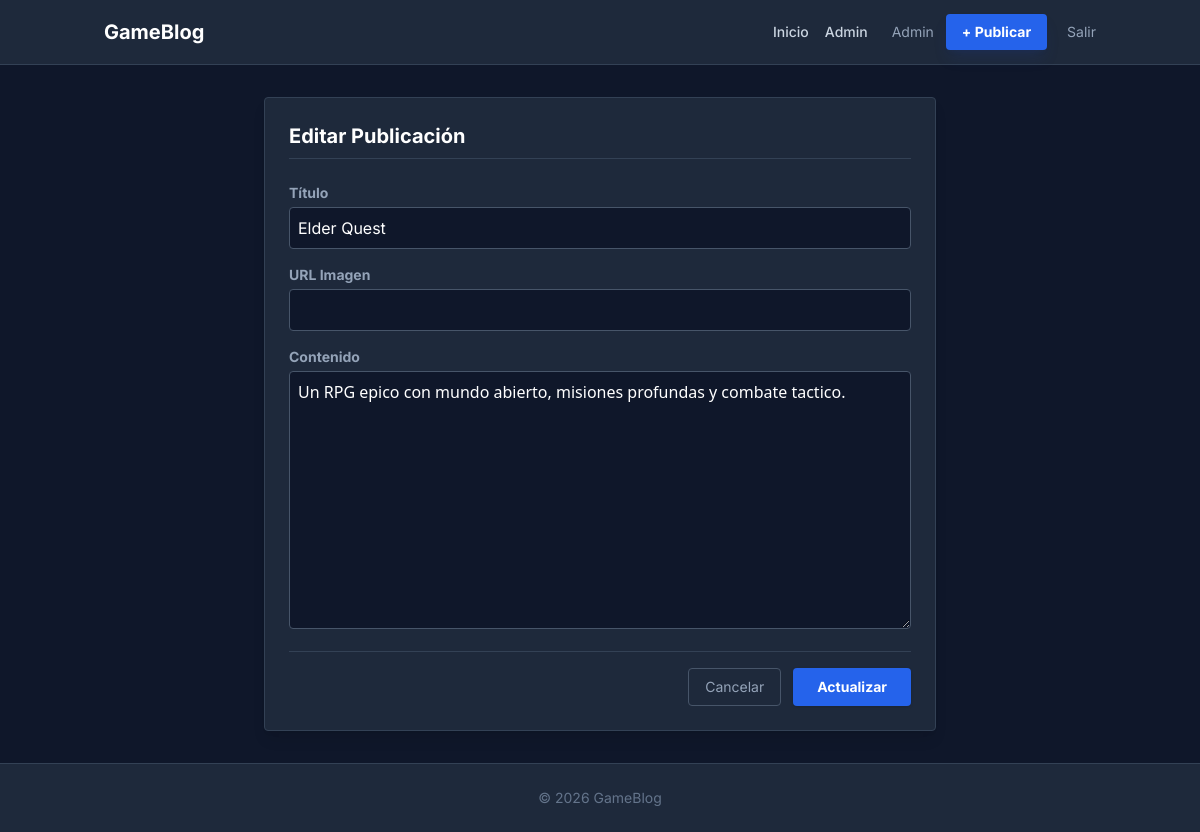
Page /index.php?action=edit_post&id=1 (signed in) on the committed database.
### tables this page shows
CREATE TABLE IF NOT EXISTS posts (
    id INT AUTO_INCREMENT PRIMARY KEY,
    user_id INT NOT NULL,
    title VARCHAR(150) NOT NULL,
    content TEXT NOT NULL,
    image_url VARCHAR(255) DEFAULT NULL,
    created_at TIMESTAMP DEFAULT CURRENT_TIMESTAMP,
    FOREIGN KEY (user_id) REFERENCES users(id) ON DELETE CASCADE
);

### controllers/PostController.php (called while the page is built, shortened)
<?php
require_once __DIR__ . '/../models/Post.php';
class PostController {
    private $postModel;
    public function __construct() {
        $database = new Database();
        $db = $database->getConnection();
        $this->postModel = new Post($db);
    }
    protected function render(string $view, array $data = []) {
        extract($data);
        include __DIR__ . '/../views/' . $view;
    }
    public function edit($id) {
        $post = $this->postModel->find($id);
        return $this->render('posts/edit.php', compact('post'));
    }
}

### models/Post.php (called while the page is built, shortened)
<?php
class Post {
    private $db;
    public function __construct($db) {
        $this->db = $db;
    }
    public function find($id) {
        $stmt = $this->db->prepare("SELECT posts.*, users.username FROM posts JOIN users ON posts.user_id = users.id WHERE posts.id = ?");
        $stmt->execute([$id]);
        return $stmt->fetch();
    }
}

### views/posts/edit.php (the view, shortened to what this page needs)
<?php include __DIR__ . '/../layout/header.php'; ?>
<div class="max-w-2xl mx-auto">
    <div class="bg-slate-800 rounded border border-slate-700 p-6 shadow-lg">
        <h2 class="text-xl font-bold text-white mb-6 border-b border-slate-700 pb-2">Editar Publicación</h2>
        <form method="POST" action="index.php?action=update_post&id=<?= $post['id'] ?>" class="space-y-4">
            <div>
                <label class="block text-sm font-bold text-slate-400 mb-1">Título</label>
                <input type="text" name="title" value="<?= htmlspecialchars($post['title']) ?>" required class="w-full bg-slate-900 border border-slate-600 rounded p-2 text-white focus:border-blue-500 outline-none">
            </div>
            <div>
                <label class="block text-sm font-bold text-slate-400 mb-1">URL Imagen</label>
                <input type="url" name="image_url" value="<?= htmlspecialchars($post['image_url'] ?? '') ?>" class="w-full bg-slate-900 border border-slate-600 rounded p-2 text-white focus:border-blue-500 outline-none">
            </div>
            <div>
                <label class="block text-sm font-bold text-slate-400 mb-1">Contenido</label>
                <textarea name="content" rows="10" required class="w-full bg-slate-900 border border-slate-600 rounded p-2 text-white focus:border-blue-500 outline-none font-sans"><?= htmlspecialchars($post['content']) ?></textarea>
            </div>
            <div class="flex justify-end gap-3 pt-4 border-t border-slate-700">
                <a href="index.php" class="px-4 py-2 border border-slate-600 text-slate-400 rounded hover:text-white hover:border-slate-500 text-sm transition-colors">Cancelar</a>
                <button type="submit" class="px-6 py-2 bg-blue-600 hover:bg-blue-500 text-white font-bold rounded text-sm shadow transition-colors">
                    Actualizar
                </button>
            </div>
        </form>
    </div>
</div>
<?php include __DIR__ . '/../layout/footer.php'; ?>

### views/layout/header.php (style rules this page uses)
body { font-family: 'Inter', sans-serif; }

### rows in the picture
posts: title "Elder Quest", content "Un RPG epico con mundo abierto, misiones profundas y combate tactico."

### other values in the picture
$_SESSION['username'] "Admin"
